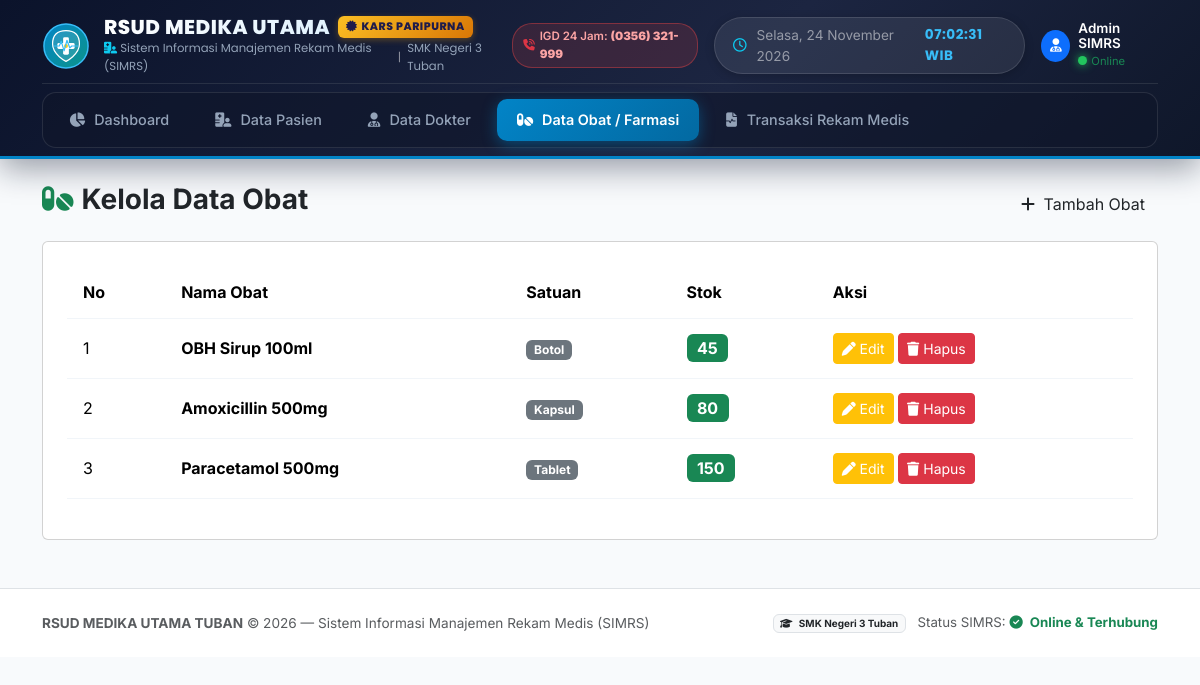
/obat.php, run on the app's committed database.
### tables this page shows
CREATE TABLE `obat` (
  `id_obat` int(11) NOT NULL,
  `nama_obat` varchar(100) NOT NULL,
  `satuan` varchar(30) NOT NULL,
  `stok` int(11) NOT NULL
);

### obat.php (the view, shortened to what this page needs)
<?php
include 'koneksi.php';
include 'header.php';
?>
<div class="d-flex justify-content-between align-items-center mb-3">
    <h3 class="fw-bold text-dark"><i class="fa-solid fa-pills text-success me-2"></i>Kelola Data Obat</h3>
    <button class="btn btn-cerah-primary" data-bs-toggle="modal" data-bs-target="#modalTambahObat">
        <i class="fa-solid fa-plus me-1"></i> Tambah Obat
    </button>
</div>
<div class="card card-main p-4">
    <div class="table-responsive">
        <table class="table table-hover align-middle">
            <thead class="table-custom-header">
                <tr>
                    <th>No</th>
                    <th>Nama Obat</th>
                    <th>Satuan</th>
                    <th>Stok</th>
                    <th>Aksi</th>
                </tr>
            </thead>
            <tbody>
                <?php
                $res = mysqli_query($koneksi, "SELECT * FROM obat ORDER BY id_obat DESC");
                $no = 1;
                while ($row = mysqli_fetch_assoc($res)) {
                ?>
                <tr>
                    <td><?= $no++; ?></td>
                    <td><strong><?= $row['nama_obat']; ?></strong></td>
                    <td><span class="badge bg-secondary"><?= $row['satuan']; ?></span></td>
                    <td><span class="badge bg-success fs-6"><?= $row['stok']; ?></span></td>
                    <td>
                        <button class="btn btn-sm btn-warning text-white" data-bs-toggle="modal" data-bs-target="#modalEditObat<?= $row['id_obat']; ?>">
                            <i class="fa-solid fa-pen"></i> Edit
                        </button>
                        <a href="obat.php?hapus=<?= $row['id_obat']; ?>" class="btn btn-sm btn-danger" onclick="return confirm('Yakin hapus obat ini?')">
                            <i class="fa-solid fa-trash"></i> Hapus
                        </a>
                    </td>
                </tr>
                <?php } ?>
            </tbody>
        </table>
    </div>
</div>
<?php include 'footer.php'; ?>

### header.php (style rules this page uses)
:root { --hospital-navy: #0b132b; --hospital-navy-card: #1c2541; --hospital-blue: #0284c7; --hospital-blue-glow: rgba(2, 132, 199, 0.45); --hospital-teal: #0d9488; --hospital-bg: #f8fafc; --card-border-radius: 16px; }
body { background-color: var(--hospital-bg); font-family: 'Inter', -apple-system, BlinkMacSystemFont, sans-serif; color: #334155; }
.table > :not(caption) > * > * { padding: 14px 16px; border-bottom-color: #f1f5f9; }

### data on the page
obat: nama_obat "OBH Sirup 100ml", satuan "Botol", stok "45"
obat: nama_obat "Amoxicillin 500mg", satuan "Kapsul", stok "80"
obat: nama_obat "Paracetamol 500mg", satuan "Tablet", stok "150"
